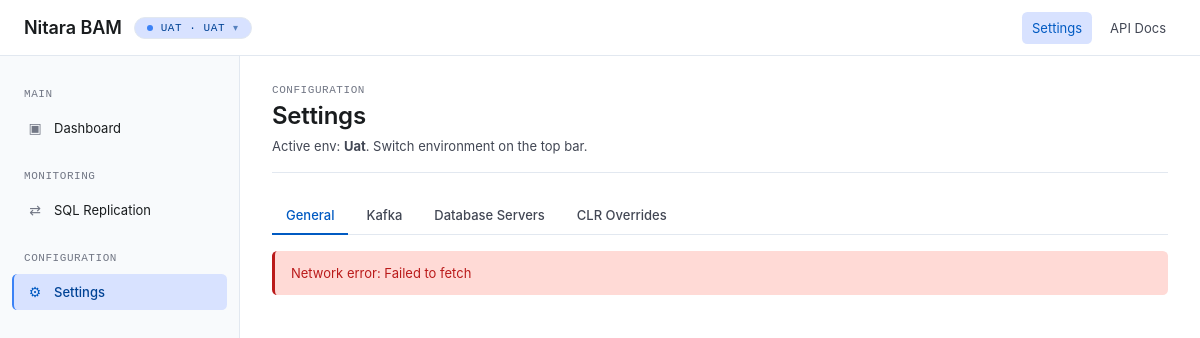
The app's page /settings, older data.
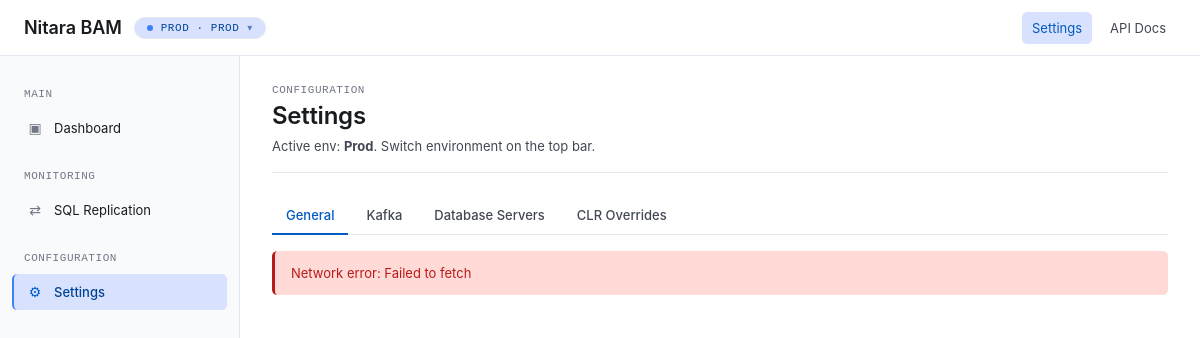
The same page, newer data.
### tables this page shows
CREATE TABLE Environments (
                display_name VARCHAR PRIMARY KEY NOT NULL,
                value VARCHAR NOT NULL UNIQUE,
                kafka_brokers VARCHAR,
                kafka_clustered VARCHAR NOT NULL DEFAULT 'false',
                settings_json VARCHAR NOT NULL DEFAULT '{}'
            , sync_to_kafka VARCHAR NOT NULL DEFAULT 'false');

### app.py (the view)
@app.route('/settings', methods=['GET'])
def settings():
    active = _resolve_active_environment()
    if not active:
        return redirect(url_for('select_environment'))
    clr_overrides = settings_db.list_clr_overrides()
    return render_template(
        'settings.html',
        active_environment=active,
        clr_overrides=clr_overrides,
    )

### app.py (called while the page is built)
def _resolve_active_environment():
    override = request.args.get('env') if request else None
    if override:
        env = settings_db.get_environment(override)
        if env:
            return env
    active = settings_db.get_active_environment()
    if active:
        return active
    envs = settings_db.list_environments()
    return envs[0] if envs else None

@app.before_request
def require_environment():
    if request.path in ('/select-environment', '/health'):
        return None
    if request.path.startswith('/static') or request.path.startswith('/apidocs'):
        return None
    if request.path.startswith('/api/'):
        return None
    if settings_db.get_active_environment():
        return None
    return redirect(url_for('select_environment'))

### templates/settings.html (shortened to what this page needs)
{% extends "base.html" %}
{% block content %}
<div class="page-header">
    <div>
        <div class="panel-eyebrow">Configuration</div>
        <h1 class="page-title">Settings</h1>
        <div class="page-subtitle">
            Active env: <strong>{{ active_environment.display_name }}</strong>.
            Switch environment on the top bar.
        </div>
    </div>
</div>
<div class="tabs" id="settingsTabs">
    <button class="tab active" data-tab="general"  onclick="loadSettingsTab('general')">General</button>
    <button class="tab"        data-tab="kafka"    onclick="loadSettingsTab('kafka')">Kafka</button>
    <button class="tab"        data-tab="databases" onclick="loadSettingsTab('databases')">Database Servers</button>
    <button class="tab"        data-tab="clr"      onclick="loadSettingsTab('clr')">CLR Overrides</button>
</div>
<div id="tab-content" data-tab="general">
</div>
{% endblock %}

### templates/base.html (shortened to what this page needs)
<!DOCTYPE html>
<html lang="en">
<head>
</head>
<body>
    <header class="topbar">
        <div class="topbar-left">
            <div class="topbar-brand">Nitara BAM</div>
            {% if active_environment and all_environments %}
            <div class="env-switcher" id="envSwitcher">
                <button type="button" class="env-switcher-toggle" onclick="toggleEnvMenu(event)">
                    {{ active_environment.display_name }} · {{ active_environment.value }}
                </button>
            </div>
            {% endif %}
        </div>
        <nav class="topbar-actions">
            <a href="/settings" class="topbar-link {% if request.path.startswith('/settings') %}active{% endif %}">Settings</a>
            <a href="/apidocs/" class="topbar-link">API Docs</a>
        </nav>
    </header>
    <div class="workspace">
        <aside class="sidebar">
            <div class="sidebar-section">
                <div class="sidebar-title">Main</div>
                <ul class="sidebar-list">
                    <li class="sidebar-item">
                        <a href="/" class="{% if request.path == '/' %}active{% endif %}">
                            <span class="sidebar-icon">▣</span> Dashboard
                        </a>
                    </li>
                </ul>
            </div>
            <div class="sidebar-section">
                <div class="sidebar-title">Monitoring</div>
                <ul class="sidebar-list">
                    <li class="sidebar-item">
                        <a href="/sql-status" class="{% if request.path.startswith('/sql-status') %}active{% endif %}">
                            <span class="sidebar-icon">⇄</span> SQL Replication
                        </a>
                    </li>
                </ul>
            </div>
            <div class="sidebar-section">
                <div class="sidebar-title">Configuration</div>
                <ul class="sidebar-list">
                    <li class="sidebar-item">
                        <a href="/settings" class="{% if request.path.startswith('/settings') %}active{% endif %}">
                            <span class="sidebar-icon">⚙</span> Settings
                        </a>
                    </li>
                </ul>
            </div>
        </aside>
        <main class="main">
            {% block content %}{% endblock %}
        </main>
    </div>
</body>
</html>

Row changes from the older to the newer data that the page shows:
no longer on this page (row edited): Environments: display_name "UAT", value "UAT", display_name "Uat"
now on this page (row unchanged): Environments: display_name "PROD", value "PROD", display_name "Prod"
